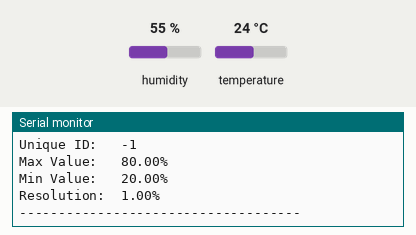
The program below on a simulated ESP8266 (Wemos D1 mini). Parts: the last lines printed to the serial monitor. Inputs (shaded band) come from the test bench; at power-on: humidity 55 %, temperature 24 °C. WiFi joins after 1.5 s; servers stay silent unless stated; random numbers use the default seed unless the program sets one; no MQTT or app messages arrive unless stated.

Above: at 3.1 s.
3.2 s: humidity set to 22 %
At 4.9 s:
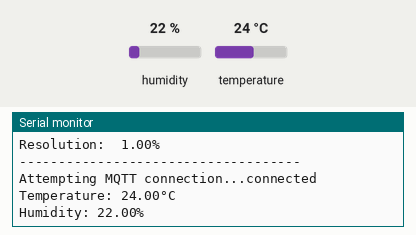
6.2 s: temperature set to 12 °C
At 8.4 s:
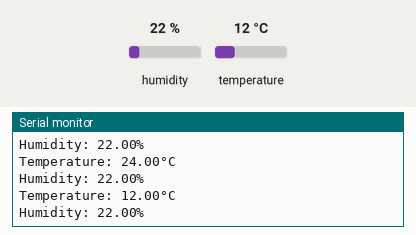
9.2 s: humidity set to 40 %
At 11.3 s:
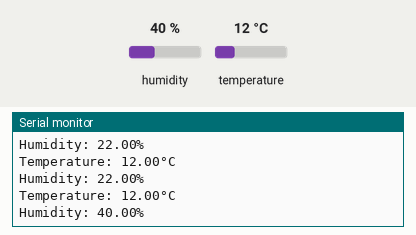

The program:

main.cpp
```cpp
// (licence header left out)
// REQUIRES the following Arduino libraries:
// - DHT Sensor Library: https://github.com/adafruit/DHT-sensor-library
// - Adafruit Unified Sensor Lib: https://github.com/adafruit/Adafruit_Sensor

#include <Adafruit_Sensor.h>
#include <DHT.h>
#include <DHT_U.h>

#include <ESP8266WiFi.h>
#include <PubSubClient.h>

#define DHTPIN 12     // Digital pin connected to the DHT sensor
// Feather HUZZAH ESP8266 note: use pins 3, 4, 5, 12, 13 or 14 --
// Pin 15 can work but DHT must be disconnected during program upload.

// Uncomment the type of sensor in use:
#define DHTTYPE    DHT11     // DHT 11
//#define DHTTYPE    DHT22     // DHT 22 (AM2302)
//#define DHTTYPE    DHT21     // DHT 21 (AM2301)

// See guide for details on sensor wiring and usage:
//   https://learn.adafruit.com/dht/overview

DHT_Unified dht(DHTPIN, DHTTYPE);

uint32_t delayMS;

const char* ssid = "xxxxxxxx";
const char* password = "xxxxxxxx";
const char* mqtt_server = "x.x.x.x";

WiFiClient espClient;
PubSubClient client(espClient);
unsigned long lastMsg = 0;
#define MSG_BUFFER_SIZE	(50)
char msg[MSG_BUFFER_SIZE];
int value = 0;

void setup_wifi() {

  delay(10);
  // We start by connecting to a WiFi network
  Serial.println();
  Serial.print("Connecting to ");
  Serial.println(ssid);

  WiFi.mode(WIFI_STA);
  WiFi.begin(ssid, password);

  while (WiFi.status() != WL_CONNECTED) {
    delay(500);
    Serial.print(".");
  }

  randomSeed(micros());

  Serial.println("");
  Serial.println("WiFi connected");
  Serial.println("IP address: ");
  Serial.println(WiFi.localIP());
}

void reconnect() {
  // Loop until we're reconnected
  while (!client.connected()) {
    Serial.print("Attempting MQTT connection...");
    // Create a random client ID
    String clientId = "SmartHeater-";
    clientId += String(random(0xffff), HEX);
    // Attempt to connect
    if (client.connect(clientId.c_str())) {
      Serial.println("connected");
    } else {
      Serial.print("failed, rc=");
      Serial.print(client.state());
      Serial.println(" try again in 5 seconds");
      // Wait 5 seconds before retrying
      delay(5000);
    }
  }
}

void setup() {
  Serial.begin(9600);
  setup_wifi();
  client.setServer(mqtt_server, 1883);
  // Initialize device.
  dht.begin();
  Serial.println(F("DHTxx Unified Sensor Example"));
  // Print temperature sensor details.
  sensor_t sensor;
  dht.temperature().getSensor(&sensor);
  Serial.println(F("------------------------------------"));
  Serial.println(F("Temperature Sensor"));
  Serial.print  (F("Sensor Type: ")); Serial.println(sensor.name);
  Serial.print  (F("Driver Ver:  ")); Serial.println(sensor.version);
  Serial.print  (F("Unique ID:   ")); Serial.println(sensor.sensor_id);
  Serial.print  (F("Max Value:   ")); Serial.print(sensor.max_value); Serial.println(F("°C"));
  Serial.print  (F("Min Value:   ")); Serial.print(sensor.min_value); Serial.println(F("°C"));
  Serial.print  (F("Resolution:  ")); Serial.print(sensor.resolution); Serial.println(F("°C"));
  Serial.println(F("------------------------------------"));
  // Print humidity sensor details.
  dht.humidity().getSensor(&sensor);
  Serial.println(F("Humidity Sensor"));
  Serial.print  (F("Sensor Type: ")); Serial.println(sensor.name);
  Serial.print  (F("Driver Ver:  ")); Serial.println(sensor.version);
  Serial.print  (F("Unique ID:   ")); Serial.println(sensor.sensor_id);
  Serial.print  (F("Max Value:   ")); Serial.print(sensor.max_value); Serial.println(F("%"));
  Serial.print  (F("Min Value:   ")); Serial.print(sensor.min_value); Serial.println(F("%"));
  Serial.print  (F("Resolution:  ")); Serial.print(sensor.resolution); Serial.println(F("%"));
  Serial.println(F("------------------------------------"));
  // Set delay between sensor readings based on sensor details.
  delayMS = sensor.min_delay / 1000;
}

void loop() {
  // Delay between measurements.
  delay(delayMS);

  if (!client.connected()) {
    reconnect();
  }
  client.loop();

  // Get temperature event and print its value.
  sensors_event_t event;
  dht.temperature().getEvent(&event);
  if (isnan(event.temperature)) {
    Serial.println(F("Error reading temperature!"));
  }
  else {
    Serial.print(F("Temperature: "));
    Serial.print(event.temperature);
    Serial.println(F("°C"));
    snprintf (msg, MSG_BUFFER_SIZE, "%f", event.temperature);
    client.publish("temperature", msg);
  }
  // Get humidity event and print its value.
  dht.humidity().getEvent(&event);
  if (isnan(event.relative_humidity)) {
    Serial.println(F("Error reading humidity!"));
  }
  else {
    Serial.print(F("Humidity: "));
    Serial.print(event.relative_humidity);
    Serial.println(F("%"));
    snprintf (msg, MSG_BUFFER_SIZE, "%f", event.relative_humidity);
    client.publish("humidity", msg);
  }
}
```

Measured:
- after the input at 3.2 s, the serial monitor: prints a new line after 0.78 s (image 1)
- after the input at 6.2 s, the serial monitor: prints a new line after 1.8 s (image 2)
- after the input at 9.2 s, the serial monitor: prints a new line after 0.80 s (image 3)
